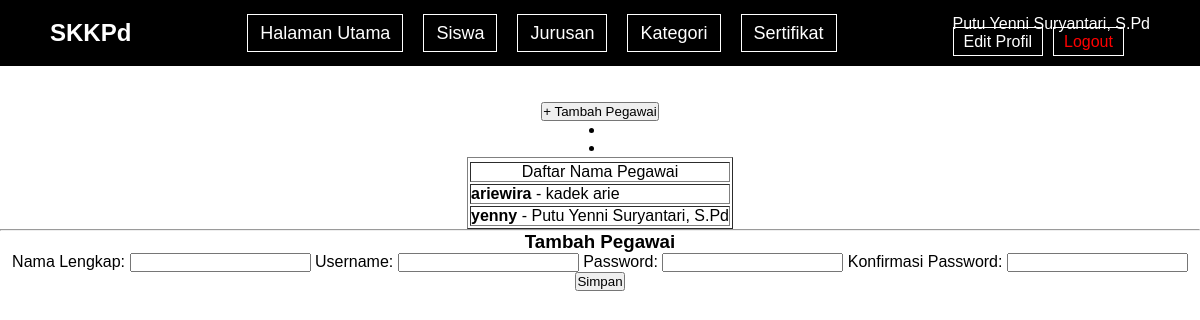
The page /tampilan/halaman_utama.php?page=tambah_pegawai (signed in) on the database its author committed.
### tables this page shows
CREATE TABLE `pegawai` (
  `Nama_Lengkap` varchar(50) NOT NULL,
  `Username` varchar(20) NOT NULL
);

### tambah/tambah_pegawai.php (the view, shortened to what this page needs)
<center>
    <table border="1">
        <tr><button onclick="window.location.href='halaman_utama.php?page=tambah_pegawai';">+ Tambah Pegawai</button>
        </tr>
        <tr>
            <td align="center">Daftar Nama Pegawai</td>
        </tr>
        <?php
            $data_pegawai = mysqli_query($koneksi, "SELECT * FROM pegawai");
            while($data = mysqli_fetch_assoc($data_pegawai)){
        ?>
        <li>
            <tr>
                <td><b><?=$data['Username']?></b> - <?=$data['Nama_Lengkap']?>
                </td>
            </tr>
        </li>
        <?php
            }
        ?>
    </table>
    <hr>
    <h3>Tambah Pegawai</h3>
    <form action="" method="post">
        <label for="nama_lengkap">Nama Lengkap:</label>
        <input type="text" name="nama_lengkap" required>
        <label for="username">Username:</label>
        <input type="text" name="username" required>
        <label for="password">Password:</label>
        <input type="password" name="password" autocomplete="off" required>
        <label for="konfirmasi_pass">Konfirmasi Password:</label>
        <input type="password" name="konfirmasi_pass" autocomplete="off" required>
        <input type="submit" name="tombol_tambah" value="Simpan">
    </form>
</center>

### tampilan/halaman_utama.php (style rules this page uses)
* { margin: 0; padding: 0; box-sizing: border-box }
body { font-family: Arial, sans-serif }

### rows shown on the page
pegawai: Username "ariewira", Nama_Lengkap "kadek arie"
pegawai: Username "yenny", Nama_Lengkap "Putu Yenni Suryantari, S.Pd"

### other values the page prints
$_COOKIE['nama_lengkap'] "Putu Yenni Suryantari, S.Pd"
